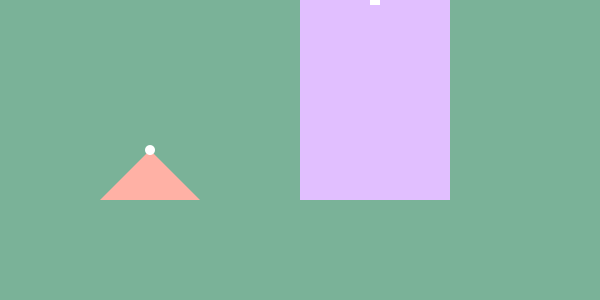
Frame 1 (no input)
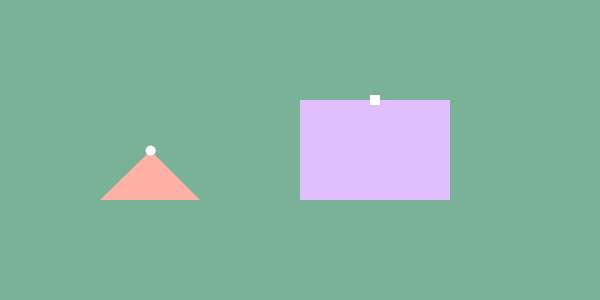
Frame 60 (the mouse pressed at the canvas centre just before this capture)
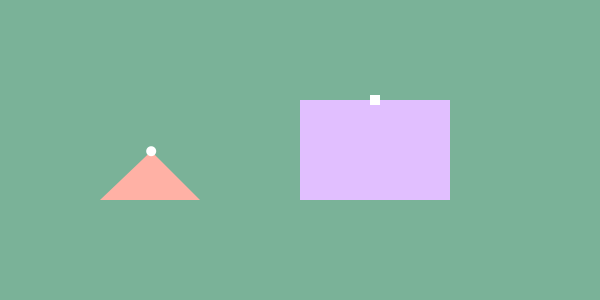
Frame 120 (the mouse held since frame 60 and released just before this capture)

The Processing sketch that drew these frames (run headless with seeded random() and noise(); from frame 60 on, the mouse is pressed at the canvas centre):

// Processing sketch: KatieLauProj1_00
// ── KatieLauProj1_00.pde
//TRIANGLE SLOWLY REVERTS TO ORIGINAL POSITION ONCE MOUSE LEAVES SCREEN
//RECTANGLE CAN ONLY BE STRETCHED VERTICALLY, AND WHEN MOUSE LEAVES SCREEN, IT ACTS LIKE A SPRING AND BOUNCES BACK INTO POSITION
//still do the thing where the farther it is, the lighter the shape is.
//TO DO:
//look up constrain for triangle
//look at spring example for rectangle
//maybe make eM DANCE??
//maybe have triangle follow direction of mouse
//MAYBE have shapes stretch towards direction of mouse at ALL times, and 
//shapes don't stop stretching until it gets to the mouse and "sticks"

int triX = 150; //the static positions of the two shapes
int triY = 110;
int rectLength = 150;
int rectHeight = 100;

float[] triCoordinatesX = {triX, 100, 200}; //arrays of vertex points so they can be easily adjusted
float[] triCoordinatesY = {triY, 200, 200};
float[] rectCoordinatesX = {300, 450, 450, 300};
float[] rectCoordinatesY = {200, 200, 100, 100};

float rectMidiX; //center of square on top of rectangle  
float rectMidiY; 

int lilRectHeight = 10; //height and width of square on top of rectangle 
int ellHeight = 10; //height and width of square on top of triangle

boolean lockedTri = false; //used to tell if mouse goes over little button bits 
boolean lockedRec = false; 

int triOpac = 255; //used to adjust opacity of shapes so wider the stretch, more transparent (maybe lighter instead?) the shapes go
int rectOpac = 255; 

void setup() {
  background(122, 178, 152);
  noStroke();
  size(600, 300);
  frameRate(1000);
}

void draw() {
  background(122, 178, 152);
  rectMode(CORNER); //rectMode(CORNER) has to be explicity stated here because it is changed later on to CENTER
  update(); //updates mouseX and mouseY positions
  coordinateAdjust(lockedTri, lockedRec);
  background(122, 178, 152); //green 
  drawShapes();
}


void drawShapes() {
  fill(255, 177, 165, triOpac); //pink
  beginShape();
  for (int i = 0; i < triCoordinatesX.length-1; i++) {
    for (int j = 0; j < triCoordinatesY.length - 1; j++) {
      vertex(triCoordinatesX[i], triCoordinatesY[i]);
      vertex(triCoordinatesX[i + 1], triCoordinatesY[i + 1]);
    }
  }
  endShape(CLOSE);

  //allows little circle on top of triangle for bigger range that allows the user to "stick" to the triangle 
  fill(255);
  ellipse(triCoordinatesX[0], triCoordinatesY[0], ellHeight, ellHeight);

  fill(225, 191, 255); //purple 
  beginShape();
  //for loop populates array and then draws shapes at the same time. 
  //http://forum.processing.org/one/topic/drawing-a-vertex-from-an-array.html
  for (int i = 0; i < rectCoordinatesX.length - 1; i++) {
    for (int j = 0; j < rectCoordinatesY.length - 1; j++) {
      vertex(rectCoordinatesX[i], rectCoordinatesY[i]);
      vertex(rectCoordinatesX[i+1], rectCoordinatesY[i+1]);
    }
  }
  endShape(CLOSE);
  rectMode(CENTER); //changes rectMode so the square on top of the rectangle can be drawn using midpoint
  fill(255);

  //draws the little rectangle on top of the big rectangle accordingly
  rectMidiX = (rectCoordinatesX[0] + rectCoordinatesX[1]) / 2;
  rectMidiY = rectCoordinatesY[3];
  rect(rectMidiX, rectMidiY, 10, 10);
}

void update() {
  if (mouseX > triCoordinatesX[0] - ellHeight/2 && mouseX < triCoordinatesX[0] + ellHeight/2
    && mouseY > triCoordinatesY[0] - ellHeight / 2 && mouseY <triCoordinatesY[0] + ellHeight/2) {
    //float mx = constrain(mouseX, 50, 110);
    lockedTri = true;
  } else if (mouseX <= 10 || mouseY <= 10 || mouseY > height - 10 || mouseX > width - 10 ) {
    lockedTri = false;
    //retract();
  }
  if (mouseX > rectMidiX - lilRectHeight && mouseX < rectMidiX + lilRectHeight && mouseY > rectMidiY - lilRectHeight
    && mouseY < rectMidiY + lilRectHeight) { 
    lockedRec = true;
  } else if (mouseX <= 10 || mouseY <= 10 || mouseY > height - 10 || mouseX > width - 10 ) {
    lockedRec = false;
  }
}

void coordinateAdjust(boolean tri, boolean rect) {
  if (tri) { //if mouse is over the little circle, adjust coordinates accordingly
    triCoordinatesX[0] = mouseX;
    triCoordinatesY[0] = mouseY;
    triOpac = mouseX;
  } else if (triCoordinatesX[0] != mouseX && triCoordinatesY[0] != mouseY) {
    triCoordinatesX[0] = triCoordinatesX[0] + .01;
    triCoordinatesY[0] = triCoordinatesX[0] + .01;
    //triCoordinatesX[0] = triX;
    //triCoordinatesY[0] = triY;
    triOpac = 255;
    /* trying to get the triangle to slowly return to position 
     rather than just "teleport" to static position
     else{
     constrain(triCoordinatesX[0], 0, triX);
     constrain(triCoordinatesY[0], 0, triY);
     }
     */
  }
  background(122, 178, 152); //green 
  if (rect) {
    rectCoordinatesY[2] = mouseY;
    rectCoordinatesY[3] = mouseY;
    rectOpac = mouseY;
  } else
  {
    rectCoordinatesY[2] = rectHeight;
    rectCoordinatesY[3] = rectHeight;
  }
}

/*
void retract(){
 constrain(triCoordinatesX[0], 0, triX);
 constrain(triCoordinatesY[0], 0, triY);
 triCoordinatesX[0] = triCoordinatesX[0] + 1;
 triCoordinatesY[0] = triCoordinatesY[0] + 1;
 }
 */
